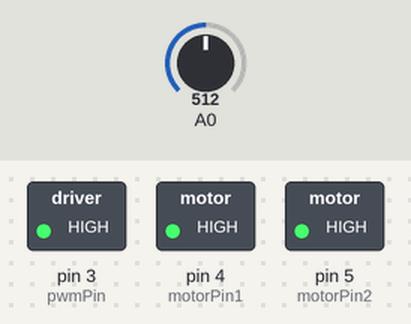
This sketch was run on a simulated Arduino Uno, built with avr-gcc and run on an emulated ATmega328P. Shown: switched loads named in the sketch (green lamp = pin HIGH). Inputs (shaded band) come from the test bench; at power-on: A0 = 512. What the sketch prints to the serial monitor is not drawn.

Above: at 0.1 s.
Timing chart, 0 to 1.6 s (numbered marks = the images above):
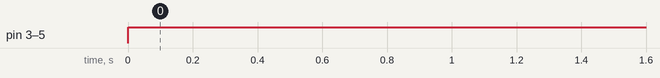

The sketch:

limit.ino
```cpp
/*
  Motorized potentiometer preset homing example

   Controls a motorized potentiometer. If the pot is within range
   of a preset, the motor stops. If the pot goes higher or lower than
   the preset, the motor changes direction to bring the pot back
   to the preset value

   created 27 Feb 2017
   by Tom Igoe
*/
const int motorPin1 = 4;  // pins that the motor is attached to
const int motorPin2 = 5;
const int pwmPin = 3;     // pin for the PWM driver pin
int preset = 512;         // preset for where to stop the motor
int previous = 0;

void setup() {
  Serial.begin(9600);           // initialize serial
  pinMode(motorPin1, OUTPUT);   // set motorPins as outputs
  pinMode(motorPin2, OUTPUT);
  Serial.setTimeout(10);        // 10ms timeout on serial input
}

void loop() {
  if (Serial.available()) {         // if there's serial input
    int input = Serial.parseInt();  // see if it's a numerical string
    if (input != 0) preset = input; // if it's not 0, make it the new preset
  }
  // read the potentiometer:
  int potentiometer = analogRead(A0);
 int motorSpeed = abs(preset - potentiometer);
  analogWrite(pwmPin, 255); // slow down as you approach preset

 digitalWrite(motorPin1, HIGH);
    digitalWrite(motorPin2, HIGH);

//  if (previous > potentiometer) {   // if you're above preset, go down
//    digitalWrite(motorPin1, HIGH);
//    digitalWrite(motorPin2, HIGH);
//  }
//  else {                         // if you're below preset, go up
//    digitalWrite(motorPin1, HIGH);
//    digitalWrite(motorPin2, LOW);
//  }
//  previous = potentiometer;

  // print the potentiometer value:
  Serial.println(motorSpeed);
}
```

Measured:
- by itself, pin 3 (pwmPin), pin 4 (motorPin1), pin 5 (motorPin2): LOW → HIGH at 0.00 s
